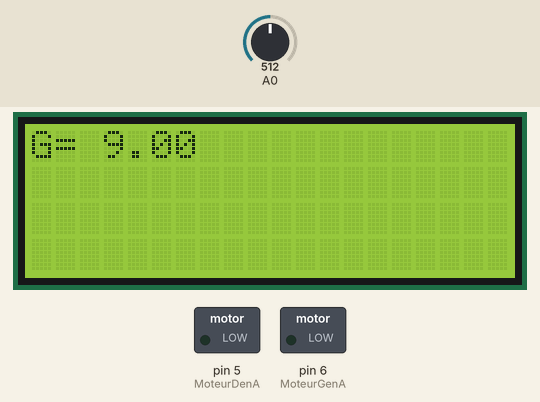
Simulated run of this sketch. Board: Arduino Uno, built with avr-gcc and run on an emulated ATmega328P. Shown: 20×4 character LCD, switched loads named in the sketch (green lamp = pin HIGH). The inputs (shaded band) are chosen by the test bench; at power-on: A0 = 512. What the sketch prints to the serial monitor is not drawn.

Above: at 1.6 s.
1.7 s: A0 set to 278
At 2.4 s:
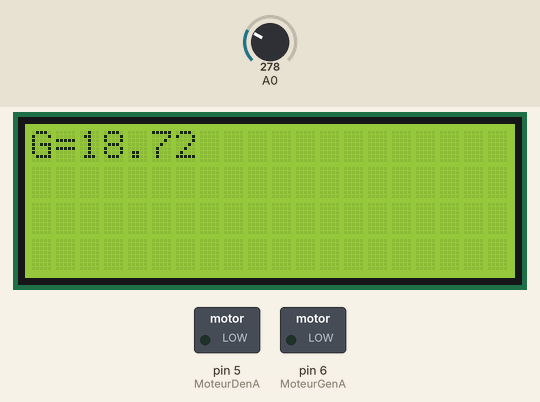
3.2 s: A0 set to 248
At 4.4 s:
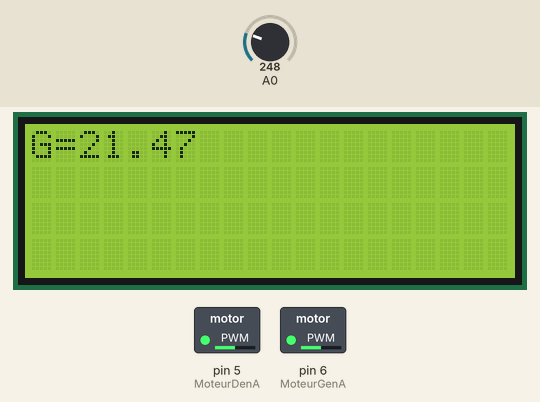
4.7 s: A0 set to 0
At 5.3 s:
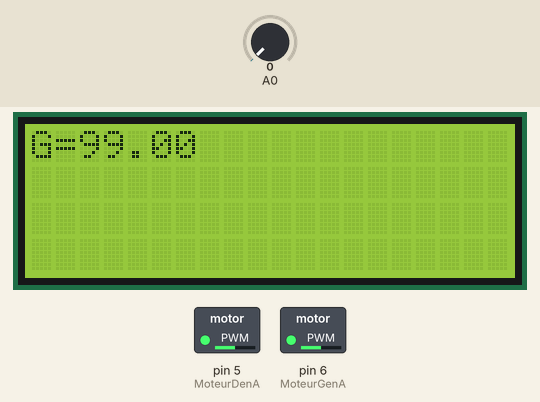
6.2 s: A0 set to 110
At 7.3 s:
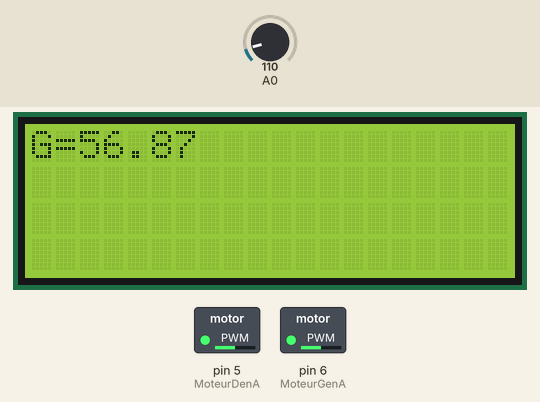
Timing chart, 0 to 8.7 s (numbered marks = the images above; inputs shaded):
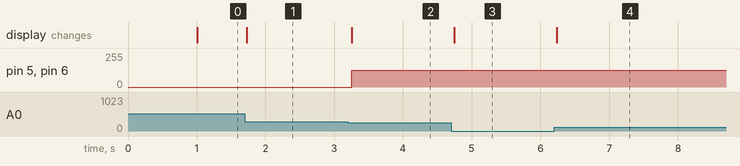

The sketch:

Infrarouge_obstacla_1.ino
```cpp
#include <Wire.h>
#include <LiquidCrystal_I2C.h>
#define ledvie 13
#define IR A0;

LiquidCrystal_I2C lcd(0x27,20,4);  // set the LCD address to 0x27 for a 20 chars and 4 line display
#define Droit 0
#define Gauche 1
#define Avancer 1
#define Reculer 2
#define Stop 0

//def variable
#define MoteurDin1 4  //pin de commande moteur DroitIN3
#define MoteurDin2 7  //pin de commande moteur DroitIN4
#define MoteurDenA 5  //pin PWM moteur Droit
#define MoteurGin1 2  //pin de commande moteur Gauche
#define MoteurGin2 3 //pin de commande moteur Gauche
#define MoteurGenA 6 //pin PWM moteur Gauche

byte correc;
byte sensD, vitesseD, sensG, vitesseG, x=0;


float value,volt,distanceC;
unsigned long t0,t;
int delta;
float ancienC = 0;
void setup() {
 Serial.begin(9600);
  delta=1000;
  lcd.init();
lcd.backlight();

lcd.print("G=");


}

void loop() {
  t=millis();
  if((t-t0)>delta){
t=t0;
 value = analogRead(A0);
 volt = (value*5.0)/1023;
Serial.print(volt);
Serial.print("  distance : ");
distanceC= 27.0327*pow(volt,-1.198567);
Serial.println(distanceC);
 if((distanceC >= 100) || (distanceC == 0)){ distanceC = 99; }

 if( ancienC != distanceC){
     lcd.setCursor(2, 0);
  if(distanceC < 10){ lcd.print(' '); }
  lcd.print(distanceC);
   ancienC = distanceC;

    }
    if (distanceC<20){sensD = Stop;sensG= Stop ; vitesseD = 0; vitesseG = 0;}
    else{ sensD = Avancer;vitesseD=50;sensG = Avancer;vitesseG=50;}
}
 cmd_motor(Gauche,sensG,vitesseG);
  cmd_motor(Droit,sensD,vitesseD);
}

void cmd_motor(byte motor, byte sens, byte vitesse){
byte rapcycle;

  rapcycle=map(vitesse,0,100,0,255); //on map pour avoir les 12 volt en pourcentage et pouvoir gerer le rapport cycle plus clairement

  //choix du moteur
  if ( motor == Droit && sens == Avancer) {
    analogWrite(MoteurDenA,rapcycle);
    digitalWrite(MoteurDin1,HIGH);
    digitalWrite(MoteurDin2, LOW);

  }

if ( motor == Droit && sens == Reculer) {
    analogWrite(MoteurDenA,rapcycle);
    digitalWrite(MoteurDin1,LOW);
    digitalWrite(MoteurDin2, HIGH);

  }

  if ( motor == Droit && sens == Stop) {
     digitalWrite(MoteurDenA,LOW);
    }


     if ( motor == Gauche && sens == Avancer) {
    analogWrite(MoteurGenA,rapcycle);
    digitalWrite(MoteurGin1,HIGH);
    digitalWrite(MoteurGin2, LOW);

  }

if ( motor == Gauche && sens == Reculer) {
    analogWrite(MoteurGenA,rapcycle);
    digitalWrite(MoteurGin1,LOW);
    digitalWrite(MoteurGin2, HIGH);

  }

  if ( motor == Gauche && sens == Stop) {
     digitalWrite(MoteurGenA,LOW);
    }
}
```

Measured:
- the behaviour switches between 264 and 263 on A0 (found by bisection; images 1 and 2)
- after the input at 1.7 s, the display: changes at once (image 1)
- after the input at 3.2 s, pin 5 (MoteurDenA), pin 6 (MoteurGenA): 0/255 → 127/255 after 0.05 s; the display: changes after 0.05 s (image 2)
- after the input at 4.7 s, the display: changes after 0.05 s (image 3)
- after the input at 6.2 s, the display: changes at once (image 4)
